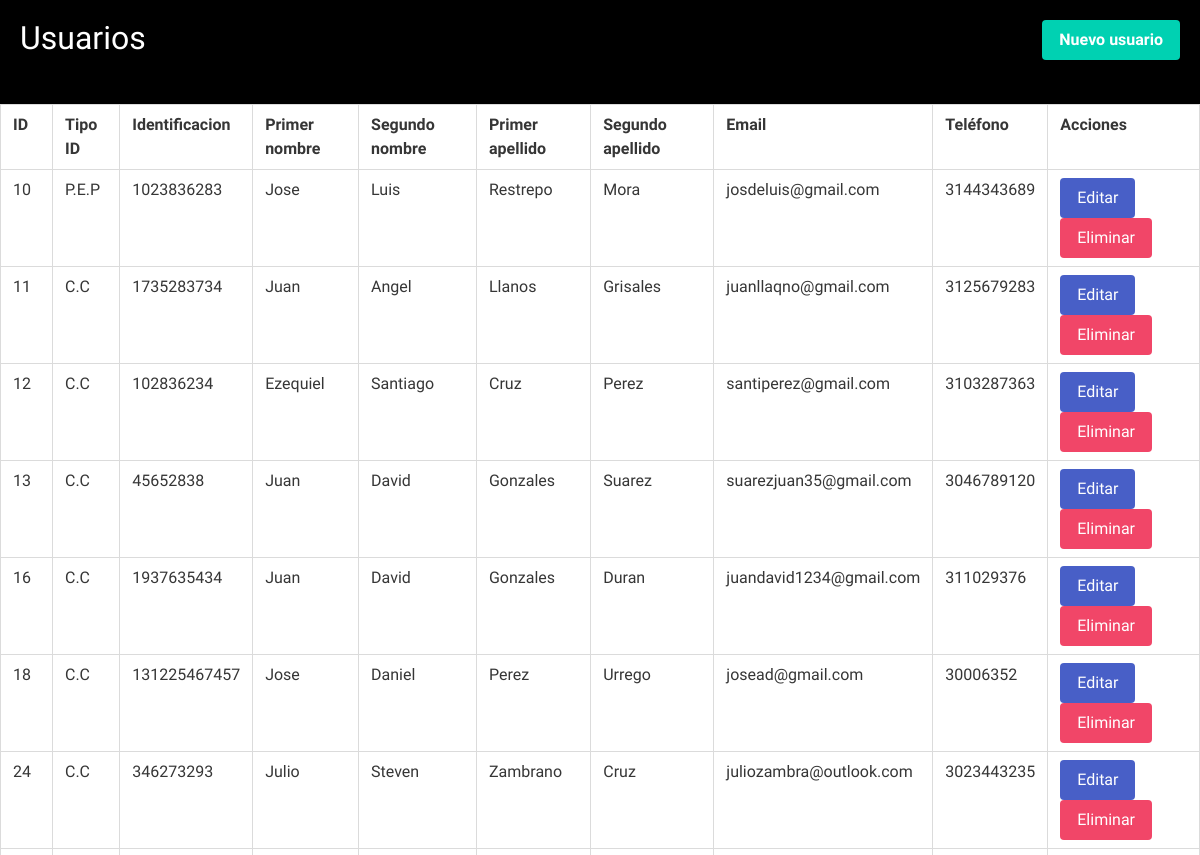
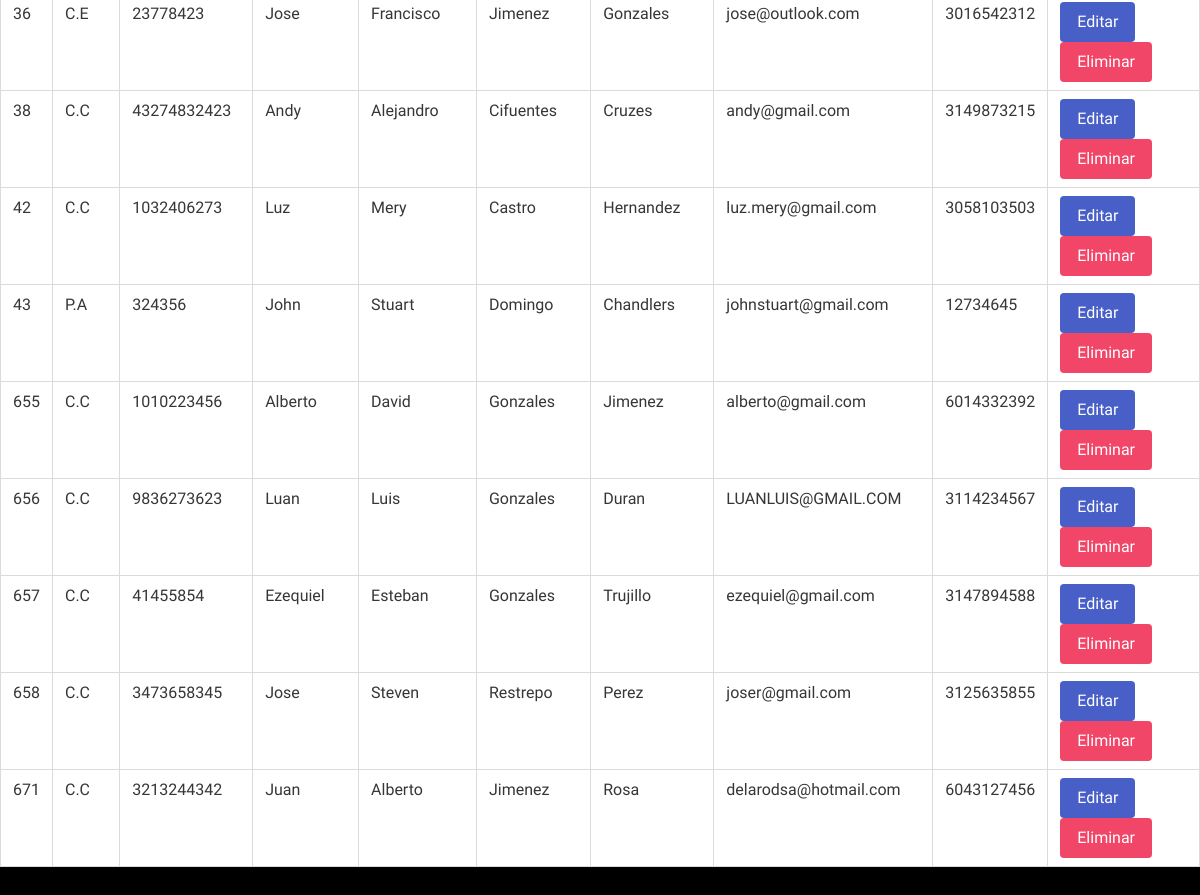
The page /admin/crud_users/crud.php on the database as committed earlier (2 pictures, top to bottom).
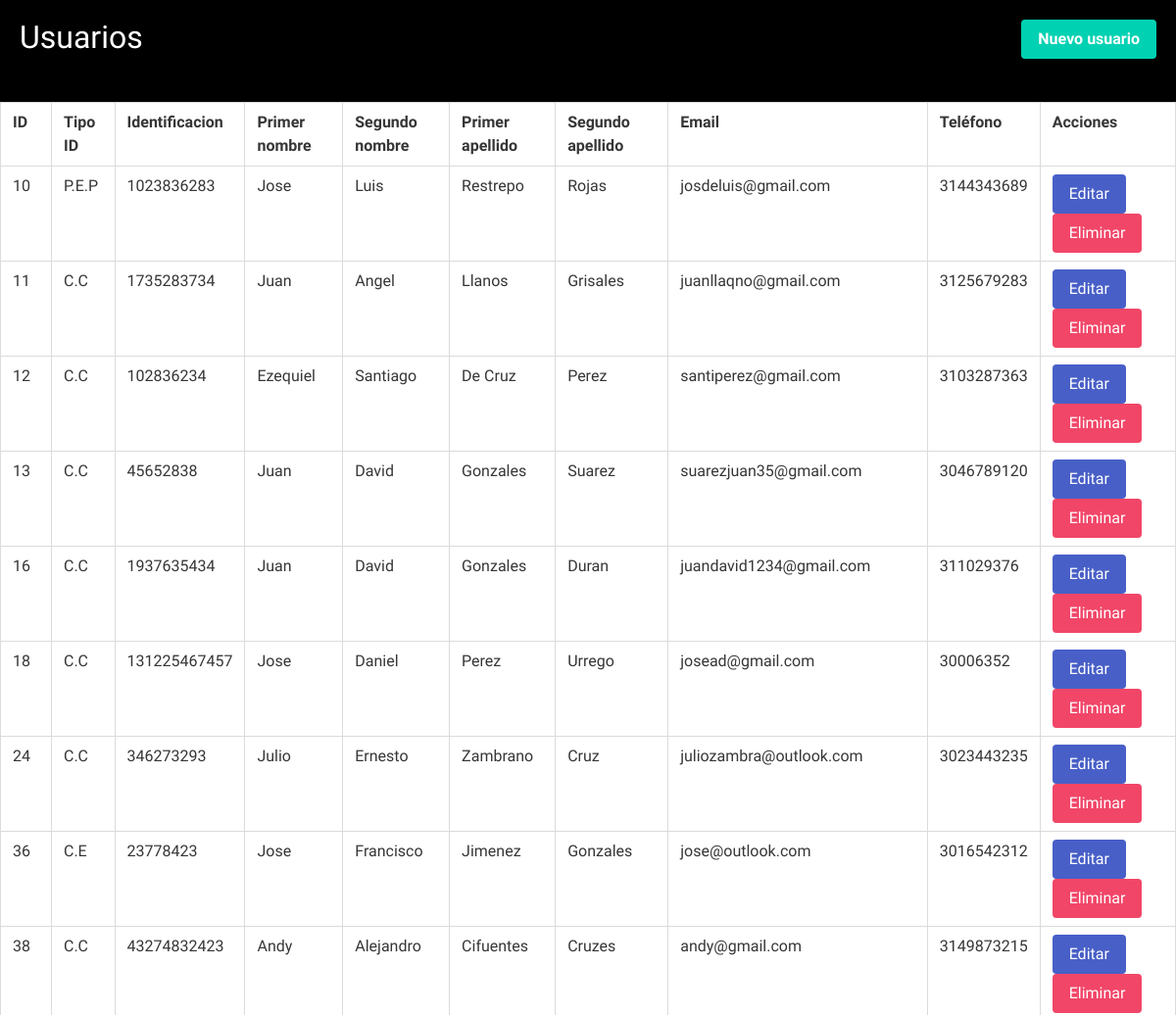
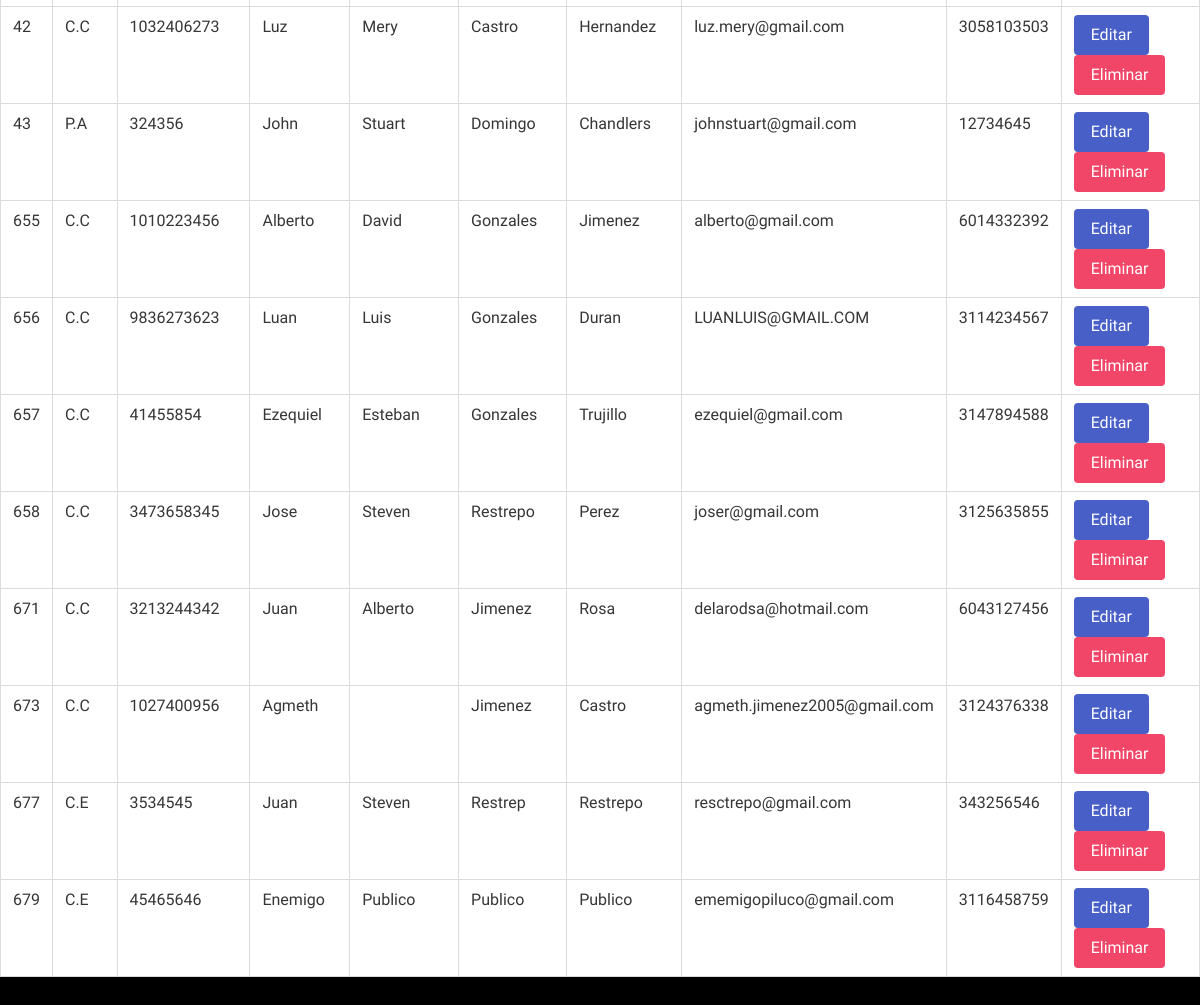
The same page on the database as committed later (2 pictures, top to bottom).
### tables this page shows
CREATE TABLE `usuarios` (
  `id` int NOT NULL,
  `identificacion` varchar(15) NOT NULL,
  `tipoId` int DEFAULT NULL,
  `primerNombre` varchar(30) NOT NULL,
  `segundoNombre` varchar(30) DEFAULT NULL,
  `primerApellido` varchar(30) NOT NULL,
  `segundoApellido` varchar(30) DEFAULT NULL,
  `telefono` varchar(12) DEFAULT NULL,
  `email` varchar(30) NOT NULL,
  `activo` tinyint NOT NULL DEFAULT '1',
  `clave` varchar(270) DEFAULT NULL
);

CREATE TABLE `tiposid` (
  `codId` int NOT NULL,
  `id` varchar(11) NOT NULL
);

### admin/crud_users/crud.php (the view, shortened to what this page needs)
<!DOCTYPE html>
<html lang="en">
<head>
    <link rel="stylesheet" href="https://cdn.jsdelivr.net/npm/bulma@0.9.4/css/bulma.min.css">
    <link rel="stylesheet" href="https://cdn.jsdelivr.net/npm/bulma@0.9.4/css/bulma-rtl.min.css">
    <link rel="stylesheet" href="https://cdnjs.cloudflare.com/ajax/libs/font-awesome/6.4.2/css/all.min.css">
    <link rel="stylesheet" href="./estilos/crud.css">
</head>
<body>
    <div class="title" style="padding: 20px; display: flex; justify-content: space-between; color:white;" >
    <h1>Usuarios</h1>
    <a href="create.php" class="button is-primary">Nuevo usuario</a>
</div>
<div class="tata">
<table class="table is-bordered">
    <thead>
        <tr>
            <th>ID</th>
            <th>Tipo ID</th>
            <th>Identificacion</th>
            <th>Primer nombre</th>
            <th>Segundo nombre</th>
            <th>Primer apellido</th>
            <th>Segundo apellido</th>
            <th>Email</th>
            <th>Teléfono</th>
            <th>Acciones</th>
        </tr>
    </thead>
    <tbody>
        <?php
        $conexion = new mysqli("localhost", "root", "", "mymba", 3306);
        $conexion->set_charset("utf8");
        $sql = "SELECT c.id, tp.id AS tipo_id, c.identificacion, c.primerNombre, c.segundoNombre, c.primerApellido, c.segundoApellido, c.telefono, c.email FROM usuarios AS c LEFT JOIN tiposid AS tp ON tp.codId = c.tipoId";
        $result = $conexion->query($sql);
        if ($result->num_rows > 0) {
            while ($row = $result->fetch_assoc()) {
                echo "<tr>";
                echo "<td>" . $row["id"] . "</td>";
                echo "<td>" . $row["tipo_id"] . "</td>";
                echo "<td>" . $row["identificacion"] . "</td>";
                echo "<td>" . $row["primerNombre"] . "</td>";
                echo "<td>" . $row["segundoNombre"] . "</td>";
                echo "<td>" . $row["primerApellido"] . "</td>";
                echo "<td>" . $row["segundoApellido"] . "</td>";
                echo "<td>" . $row["email"] . "</td>";
                echo "<td>" . $row["telefono"] . "</td>";
                echo '<td><a href="update.php?id='. $row["id"] .'" class="button is-link">Editar</a> <a href="delete.php?id='. $row["id"] .'" class="button is-danger">Eliminar</a></td>';
                echo "</tr>";
            }
        } else {
            echo "<tr><td colspan='10'>No se encontraron usuarios.</td></tr>";
        }
        ?>
    </tbody>
</table>
</div>
</body>
</html>

### admin/crud_users/estilos/crud.css (style rules this page uses)
body { font-family: 'Oxygen', sans-serif; background-color: black; padding: 0; margin: 0; overflow-x: auto; height: 100vh; }
.tata { display: flex; justify-content: center; }

Rows that differ between the two databases and show on the page:
changed usuarios "josdeluis@gmail.com": segundoApellido "Mora" → "Rojas"
changed usuarios "Santiago": primerApellido "Cruz" → "De Cruz"
changed usuarios "Julio": segundoNombre "Steven" → "Ernesto"
added usuarios: id "673", tipoId "C.C", identificacion "1027400956", primerNombre "Agmeth", primerApellido "Jimenez", segundoApellido "Castro", email "agmeth.jimenez2005@gmail.com", telefono "3124376338"
added usuarios: id "677", tipoId "C.E", identificacion "3534545", primerNombre "Juan", segundoNombre "Steven", primerApellido "Restrep", segundoApellido "Restrepo", email "resctrepo@gmail.com", telefono "343256546"
added usuarios: id "679", tipoId "C.E", identificacion "45465646", primerNombre "Enemigo", segundoNombre "Publico", primerApellido "Publico", segundoApellido "Publico", email "ememigopiluco@gmail.com", telefono "3116458759"
